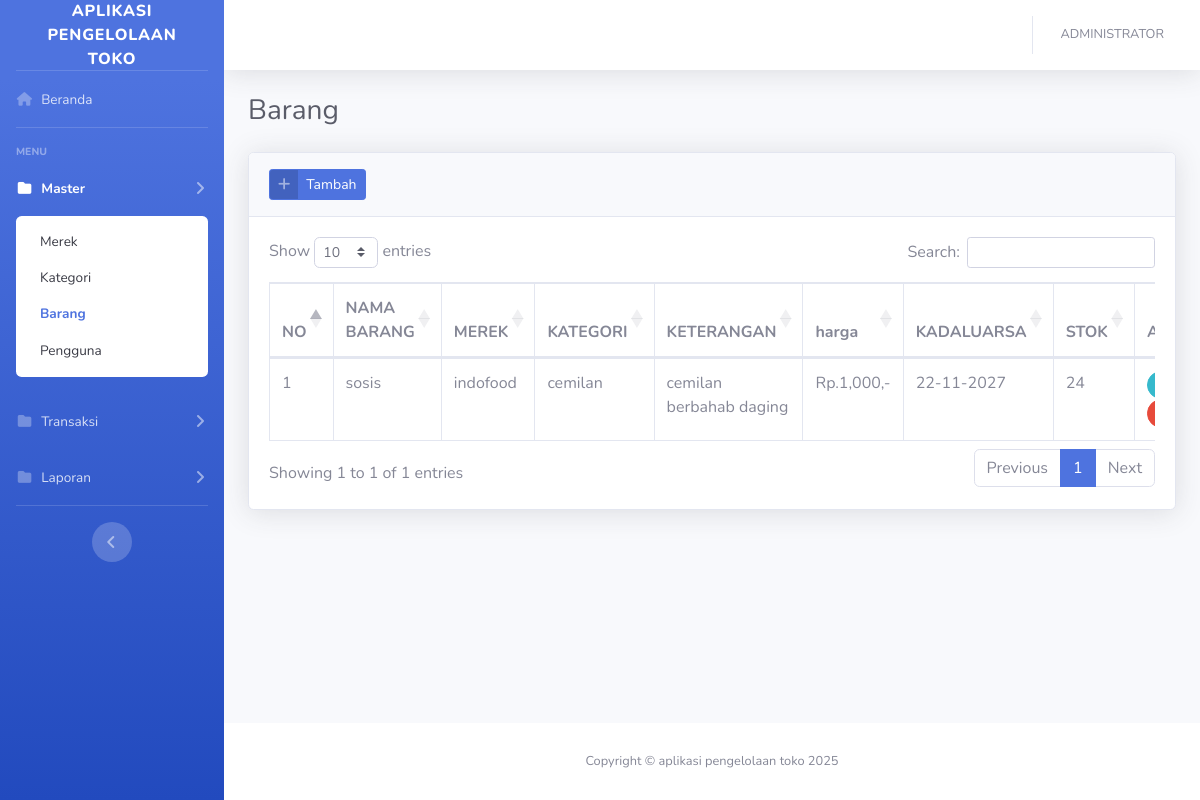
Screenshot of /?barang (signed in) with the database file from the repository.
### tables this page shows
CREATE TABLE `barang` (
  `idbarang` int(11) NOT NULL,
  `merek_id` int(11) NOT NULL,
  `kategori_id` int(11) NOT NULL,
  `nama_barang` varchar(128) NOT NULL,
  `keterangan` varchar(256) NOT NULL,
  `harga` decimal(20,0) NOT NULL,
  `kadaluarsa` date NOT NULL,
  `stok` int(11) NOT NULL
);

CREATE TABLE `merek` (
  `idmerek` int(11) NOT NULL,
  `nama_merek` varchar(128) NOT NULL,
  `keterangan` varchar(256) NOT NULL
);

CREATE TABLE `kategori` (
  `idkategori` int(11) NOT NULL,
  `nama_kategori` varchar(128) NOT NULL,
  `keterangan` varchar(256) NOT NULL
);

### config/function.php (the view, shortened to what this page needs)
<?php
function encrypt($str) {
return base64_encode($str);
}
function base_url(){
    $base_url= ((isset($_SERVER['HTTPS']) && $_SERVER['HTTPS'] == "on") ? "https" : "http");
    $base_url.= "://".$_SERVER['HTTP_HOST'];
    $base_url.= str_replace(basename($_SERVER['SCRIPT_NAME']),"",$_SERVER['SCRIPT_NAME']);
    return $base_url;
}
?>

### config/function.php (the view, shortened to what this page needs)
<?php
function encrypt($str) {
return base64_encode($str);
}
function base_url(){
    $base_url= ((isset($_SERVER['HTTPS']) && $_SERVER['HTTPS'] == "on") ? "https" : "http");
    $base_url.= "://".$_SERVER['HTTP_HOST'];
    $base_url.= str_replace(basename($_SERVER['SCRIPT_NAME']),"",$_SERVER['SCRIPT_NAME']);
    return $base_url;
}
?>

### views/master/barang.php (shortened to what this page needs)
<div class="container-fluid">
    <div class="d-sm-flex align-items-center justify-content-between mb-4">
        <h1 class="h3 mb-0 text-gray-800">Barang</h1>
    </div>
    <div class="card shadow mb-4">
        <div class="card-header py-3">
            <a href="#" class="btn btn-primary btn-icon-split btn-sm" data-toggle="modal" data-target="#barangModal"
                onclick="submit('add')">
                <span class="icon text-white-50">
                    <i class="fas fa-plus"></i>
                </span>
                <span class="text">Tambah</span>
            </a>
        </div>
        <div class="card-body">
            <div class="table-responsive">
                <table class="table table-bordered table-hover" id="dataTable" width="100%" cellspacing="0">
                    <thead>
                        <tr>
                            <th width="20">NO</th>
                            <th>NAMA BARANG</th>
                            <th>MEREK</th>
                            <th>KATEGORI</th>
                            <th>KETERANGAN</th>
                            <th>harga</th>
                            <th>KADALUARSA</th>
                            <th>STOK</th>
                            <th width="50">AKSI</th>
                        </tr>
                    </thead>
                    <tbody>
                        <?php
                        $n=1;
                        $query = mysqli_query($con,"SELECT x.*,x1.nama_merek,x2.nama_kategori FROM barang x JOIN merek x1 ON x1.idmerek=x.merek_id JOIN kategori x2 ON x2.idkategori=x.kategori_id ORDER BY x.idbarang DESC")or die(mysqli_error($con));
                        while($row = mysqli_fetch_array($query)):
                        ?>
                        <tr>
                            <td><?= $n++; ?></td>
                            <td><?= $row['nama_barang']; ?></td>
                            <td><?= $row['nama_merek']; ?></td>
                            <td><?= $row['nama_kategori']; ?></td>
                            <td><?= $row['keterangan']; ?></td>
                            <td>Rp.<?php echo number_format($row['harga']);?>,-</td>
                            <td><?= date('d-m-Y',strtotime($row['kadaluarsa'])); ?></td>
                            <td><?= $row['stok']; ?></td>
                            <td>
                                <a href="#barangModal" data-toggle="modal" onclick="submit(<?=$row['idbarang'];?>)"
                                    class="btn btn-sm btn-circle btn-info"><i class="fas fa-edit"></i></a>
                                <a href="<?=base_url();?>/process/barang.php?act=<?=encrypt('delete');?>&id=<?=encrypt($row['idbarang']);?>"
                                    class="btn btn-sm btn-circle btn-danger btn-hapus"><i class="fas fa-trash"></i></a>
                            </td>
                        </tr>
                        <?php endwhile; ?>
                    </tbody>
                </table>
            </div>
        </div>
    </div>
</div>

### rows the page displays
barang: nama_barang "sosis", merek.nama_merek "indofood", kategori.nama_kategori "cemilan", keterangan "cemilan berbahab daging", harga "1,000", kadaluarsa "22-11-2027", stok "24"

### other values shown
$_SESSION['fullname'] "ADMINISTRATOR"
